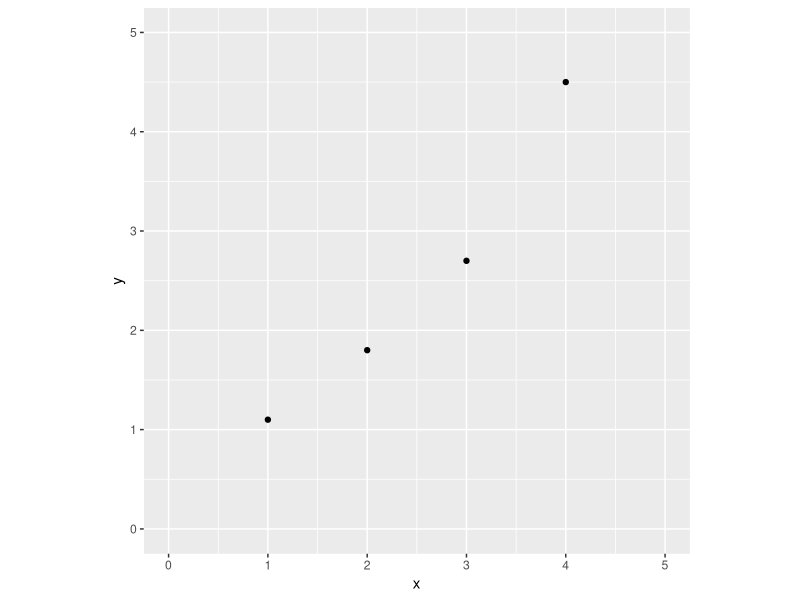
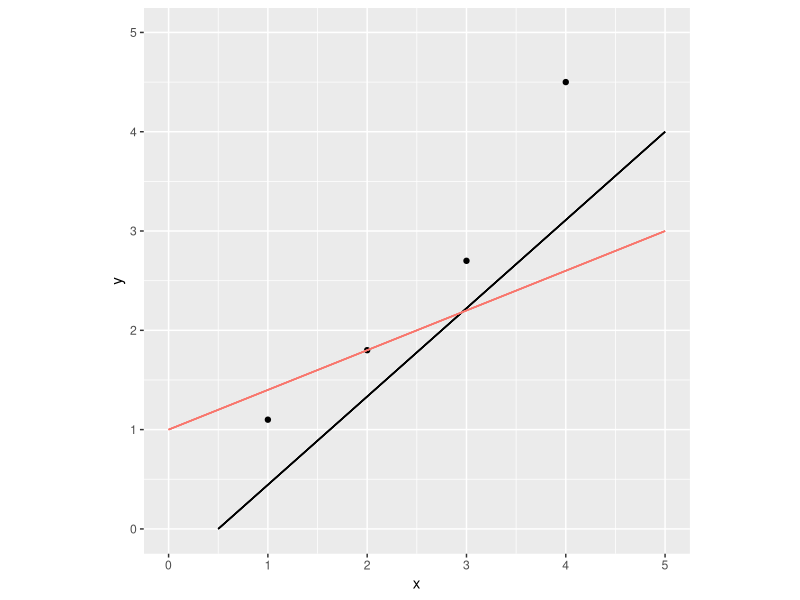
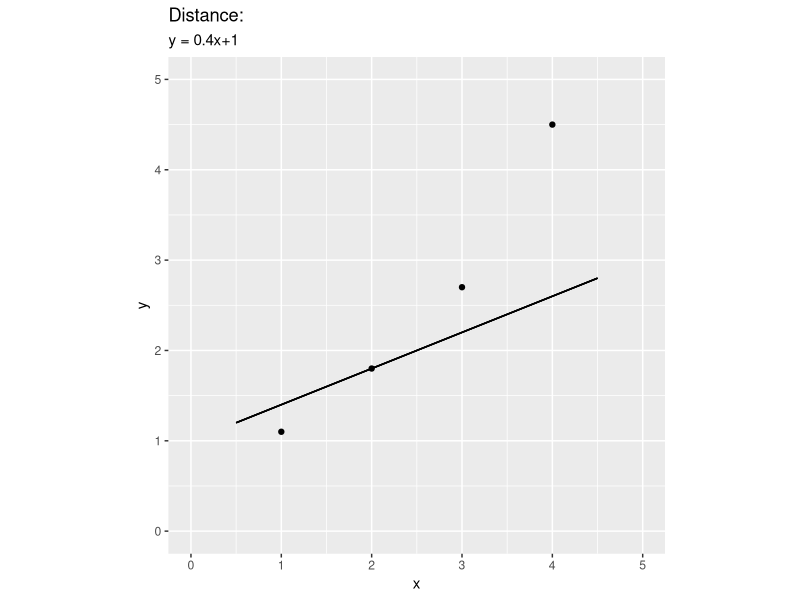
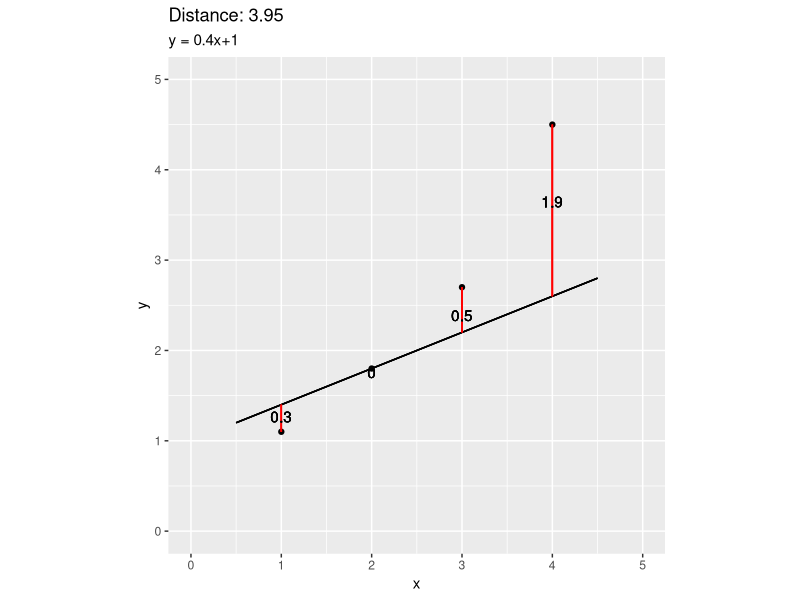
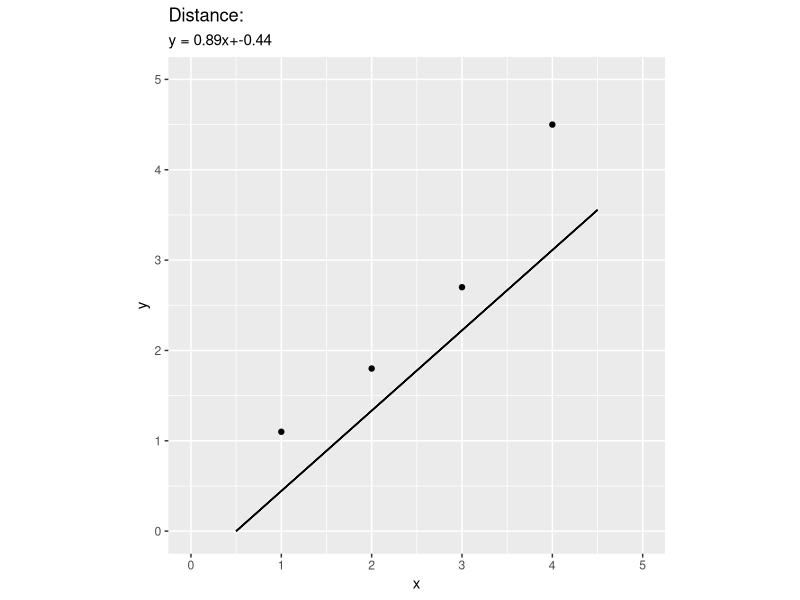
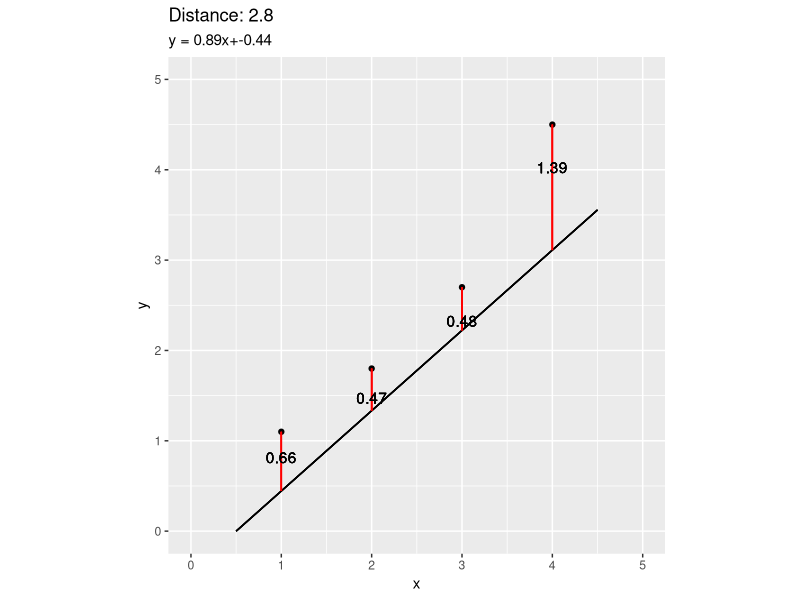
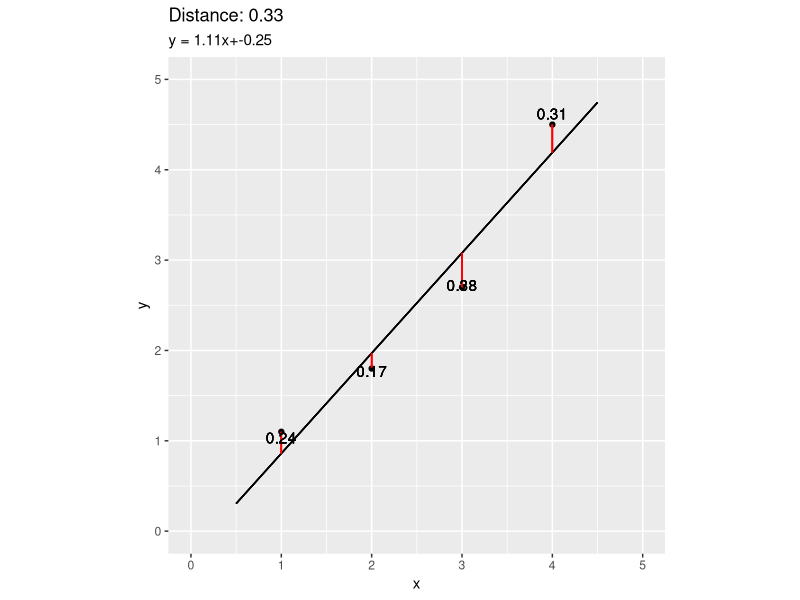
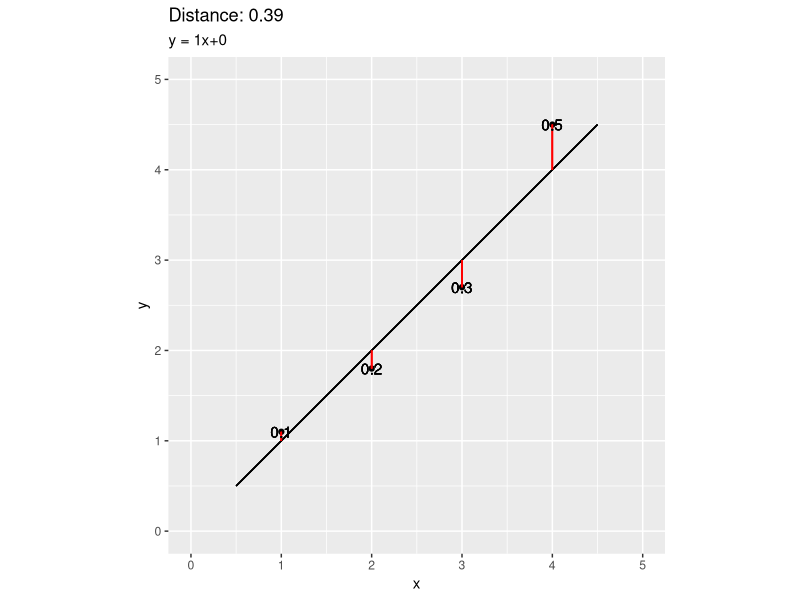

Reproduce these figures in R, in order.
## ---- chunk 1
knitr::opts_chunk$set(echo = FALSE, warning = FALSE, message = FALSE)
## ---- chunk 2
library(tidyverse)
library(ggplot2)

x = c(1,2,3,4)
y = c(1.1, 1.8, 2.7, 4.5)

d1 = as_tibble(data.frame(
     x = x, 
     y = y))

# functions
plot_line <- function(x1, y1, x2, y2)
  
{
  slope = (y2-y1)/(x2-x1)
  intercept =  y1 - slope*x1
  f = function(xx){return(xx*slope + intercept)}
  
  pp = ggplot(data = d1, aes(x = x, y=y))+
  geom_point()+
    geom_segment(aes(x = 0.5, y = f(0.5), xend = 4.5, yend = f(4.5)))+
    labs(title = paste("Distance:"),
         subtitle = paste0("y = ", round(slope,2), "x+", round(intercept,2)))+
    xlim(0,5)+
    ylim(0,5)+
    coord_fixed()

  print(pp)

}

plot_line2 <- function(x1, y1, x2, y2)
{
slope = (y2-y1)/(x2-x1)
intercept =  y1 - slope*x1

f = function(xx){return(xx*slope + intercept)}

squared_errors = sum((y-f(x))^2)

pp = ggplot(data = d1, aes(x = x, y=y))+
  geom_point()+
  geom_segment(aes(x = 0.5, y = f(0.5), xend = 4.5, yend = f(4.5)))+
  geom_segment(aes(x = x[1], y = y[1], xend = x[1], yend = f(x[1])), color = 'red')+
  geom_segment(aes(x = x[2], y = y[2], xend = x[2], yend = f(x[2])), color = 'red')+
  geom_segment(aes(x = x[3], y = y[3], xend = x[3], yend = f(x[3])), color = 'red')+
  geom_segment(aes(x = x[4], y = y[4], xend = x[4], yend = f(x[4])), color = 'red')+
  geom_text(x = x[1], y = .5*(y[1]+f(y[1])), label = paste(round(abs(y[1]-f(x[1])),2)))+
  geom_text(x = x[2], y = .5*(y[2]+f(y[2])), label = paste(round(abs(y[2]-f(x[2])),2)))+
  geom_text(x = x[3], y = .5*(y[3]+f(y[3])), label = paste(round(abs(y[3]-f(x[3])),2)))+
  geom_text(x = x[4], y = .5*(y[4]+f(y[4])), label = paste(round(abs(y[4]-f(x[4])),2)))+
  labs(title = paste("Distance:", round(squared_errors,2)),
         subtitle = paste0("y = ", round(slope,2), "x+", round(intercept,2)))+
  xlim(0,5)+
  ylim(0,5)+
  coord_fixed()

print(pp)

}

plot_line3 <- function()
  
{
  l = lm(y~x) 
slope = l$coefficients[2]
intercept =  l$coefficients[1]
f = function(xx){return(xx*slope + intercept)}
squared_errors = sum((y-f(x))^2)
pp = ggplot(data = d1, aes(x = x, y=y))+
  geom_point()+
  geom_segment(aes(x = 0.5, y = f(0.5), xend = 4.5, yend = f(4.5)))+
  geom_segment(aes(x = x[1], y = y[1], xend = x[1], yend = f(x[1])), color = 'red')+
  geom_segment(aes(x = x[2], y = y[2], xend = x[2], yend = f(x[2])), color = 'red')+
  geom_segment(aes(x = x[3], y = y[3], xend = x[3], yend = f(x[3])), color = 'red')+
  geom_segment(aes(x = x[4], y = y[4], xend = x[4], yend = f(x[4])), color = 'red')+
  geom_text(x = x[1], y = .5*(y[1]+f(y[1])), label = paste(round(abs(y[1]-f(x[1])),2)))+
  geom_text(x = x[2], y = .5*(y[2]+f(y[2])), label = paste(round(abs(y[2]-f(x[2])),2)))+
  geom_text(x = x[3], y = .5*(y[3]+f(y[3])), label = paste(round(abs(y[3]-f(x[3])),2)))+
  geom_text(x = x[4], y = .5*(y[4]+f(y[4])), label = paste(round(abs(y[4]-f(x[4])),2)))+
  labs(title = paste("Distance:", round(squared_errors,2)),
         subtitle = paste0("y = ", round(slope,2), "x+", round(intercept,2)))+
  xlim(0,5)+
  ylim(0,5)+
  coord_fixed()

print(pp)

}

## ---- chunk 3
# ploting the point
ggplot(data = d1, aes(x = x, y=y))+
  geom_point()+
    xlim(0,5)+
    ylim(0,5)+
    coord_fixed()
## ---- chunk 4
x1 = 0
y1 = 1
x2 = 5
y2 = 3

a1 = 0.5
b1 = 0
a2 = 5
b2 = 4

ggplot(data = d1, aes(x = x, y=y))+
  geom_point()+
  geom_segment(aes(x = a1, y = b1, xend = a2, yend = b2))+
  geom_segment(aes(x = x1, y = y1, xend = x2, yend = y2, color = 'red'))+
  xlim(0,5)+
  ylim(0,5)+
  coord_fixed()+
  theme(legend.position="none")

## ---- chunk 5
plot_line(x1, y1, x2, y2)
## ---- chunk 6
plot_line2(x1, y1, x2, y2)
## ---- chunk 7
plot_line(a1, b1, a2, b2)
## ---- chunk 8
plot_line2(a1, b1, a2, b2)
## ---- chunk 9
plot_line3()
## ---- chunk 10
plot_line2(0, 0, 5, 5)
## ---- chunk 11
plot_line2(0, 1, 5, 4)
## ---- chunk 12
plot_line2(0, 2, 5, 3)
## ---- chunk 13
plot_line2(0, 3, 5, 2)
